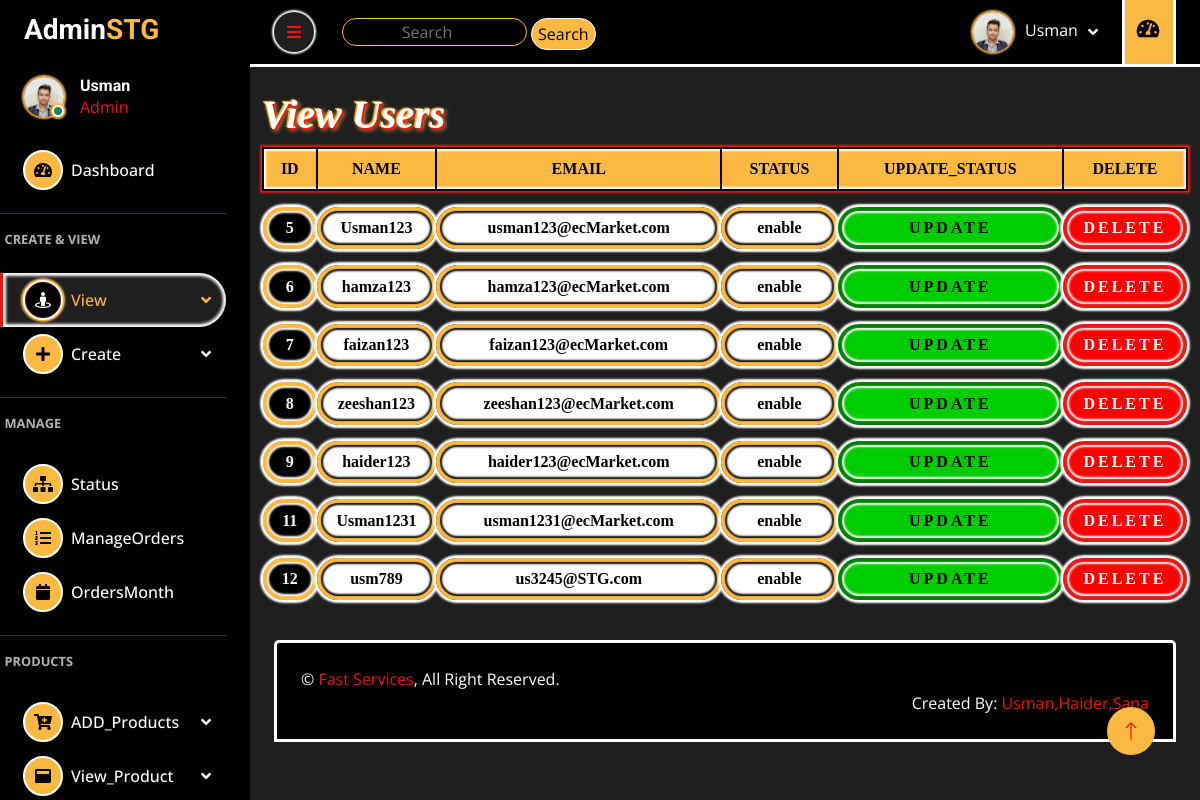
Page /admin/vuser.php (signed in) on the committed database.
### tables this page shows
CREATE TABLE `sign_in_up` (
  `id` int(255) NOT NULL,
  `user_name` varchar(255) NOT NULL,
  `email` varchar(255) NOT NULL,
  `password` varchar(255) NOT NULL,
  `profile` varchar(255) NOT NULL,
  `role` int(255) NOT NULL,
  `status` varchar(255) NOT NULL
);

### admin/vuser.php (the view, shortened to what this page needs)
<?php
include '../connection.php';
$query2='SELECT * FROM `sign_in_up` where `role`=2';
$con2=mysqli_query($connect,$query2);
?>
<!DOCTYPE html>
<html lang="en">
<head>
<?php
echo '
    <link rel="preconnect" href="https://fonts.googleapis.com">
    <link rel="preconnect" href="https://fonts.gstatic.com" crossorigin>
    <link href="https://fonts.googleapis.com/css2?family=Open+Sans:wght@400;600&family=Roboto:wght@500;700&display=swap" rel="stylesheet">
    <link href="https://cdnjs.cloudflare.com/ajax/libs/font-awesome/5.10.0/css/all.min.css" rel="stylesheet">
    <link href="https://cdn.jsdelivr.net/npm/bootstrap-icons@1.4.1/font/bootstrap-icons.css" rel="stylesheet">
    <link href="lib/owlcarousel/assets/owl.carousel.min.css" rel="stylesheet">
    <link href="lib/tempusdominus/css/tempusdominus-bootstrap-4.min.css" rel="stylesheet" />
    <link href="css/bootstrap.min.css" rel="stylesheet">
    <link href="css/style.css" rel="stylesheet">
    '
    ?>
</head>
<body>
    <div class="container-fluid position-relative d-flex p-0">
        <div class="sidebar pe-4 pb-3">
            <nav class="navbar">
                <a href="index.php" class="navbar-brand mx-4 mb-3">
                    <h3 class="h3"><span class="name">Admin</span>STG</h3>
                </a>
                <div class="d-flex align-items-center ms-4 mb-4">
                    <div class="position-relative">
                        <img class="rounded-circle" src="../image/<?php echo $_SESSION['aimage'] ?>" alt="" style="width: 40px; height: 40px;">
                        <div class="bg-success rounded-circle border border-2 border-white position-absolute end-0 bottom-0 p-1"></div>
                    </div>
                    <div class="ms-3">
                        <h6 class="mb-0"><?php echo $_SESSION['aname'] ?></h6>
                        <span>Admin</span>
                    </div>
                </div>
                <div class="navbar-nav w-100">
                    <a href="index.php" class="nav-item nav-link"><i class="fa fa-tachometer-alt me-2"></i>Dashboard</a>
                    <hr>
                   <span style="margin-left:2%;font-weight:bolder;opacity:70%; color:white;font-size:80%">CREATE & VIEW</span>
                   <br>
                    <div class="nav-item dropdown">
                        <a href="#" class="nav-link active dropdown-toggle" data-bs-toggle="dropdown"><i class="fa fa-street-view me-2"></i>View</a>
                    </div>
                    <div class="nav-item dropdown">
                        <a href="#" class="nav-link dropdown-toggle" data-bs-toggle="dropdown"><i class="fa fa-plus me-2"></i>Create</a>
                    </div>
                    <hr>
                    <span style="margin-left:2%;font-weight:bolder;opacity:70%; color:white;font-size:80%">MANAGE</span>
                    <br>
                    <a href="status.php" class="nav-item nav-link"><i class="fa fa-sitemap me-2"></i>Status</a>
                    <a href="manage.php" class="nav-item nav-link"><i class="fa fa-list-ol me-2"></i>ManageOrders</a>
                    <a href="month.php" class="nav-item nav-link"><i class="fa fa-calendar me-2"></i>OrdersMonth</a>
                    <hr>
                    <span style="margin-left:2%;font-weight:bolder;opacity:70%; color:white;font-size:80%">PRODUCTS</span>
                    <br>
                    <div class="nav-item dropdown">
                        <a href="#" class="nav-link dropdown-toggle" data-bs-toggle="dropdown"><i class="fa fa-cart-plus me-2"></i>ADD_Products</a>
                    </div>
                    <div class="nav-item dropdown">
                        <a href="#" class="nav-link dropdown-toggle" data-bs-toggle="dropdown"><i class="fa fa-window-maximize me-2"></i>View_Product</a>
                    </div>
                </div>
            </nav>
        </div>
        <div class="content">
            <nav class="navbar n navbar-expand  sticky-top px-4 py-0">
                <a href="#" class="sidebar-toggler flex-shrink-0">
                    <i class="fa fa-bars"></i>
                </a>
                <form class="d-none d-md-flex ms-4" method="post">
                    <input class="form-contro border-0 m-1 aa1" type="search" name="search" placeholder="Search">
                    <input class="aa" type="submit" value="Search" name="submit">
                </form>
                <div class="navbar-nav align-items-center ms-auto me-4">
                    <div class="nav-item dropdown">
                        <a href="#" class="nav-link dropdown-toggle" data-bs-toggle="dropdown">
                            <img class="rounded-circle me-lg-2" src="../image/<?php echo $_SESSION['aimage'] ?>" alt="" style="width: 40px; height: 40px;">
                            <span class="d-none d-lg-inline-flex s"><?php echo $_SESSION['aname'] ?></span>
                        </a>
                    </div>
                </div>
                <a href="index.php" class="p22"><p class="p2 btn btn-lg btn-lg-square"><i class="fa fa-tachometer-alt"></i></p></a>
            </nav>
            <br>
<div class="container">
<h1 class="h11">View Users</h1>
<div class="text-center">
<table class="table">
<thead>
<tr>
  <th>ID</th>
  <th>NAME</th>
  <th>EMAIL</th>
  <th>STATUS</th>
  <th>UPDATE_STATUS</th>
  <th>DELETE</th>
</tr>
</thead>
<?php
while($row=mysqli_fetch_assoc($con2))
{
echo "
<tbody class='me-3'>
<tr>
  <td class='ti'>".$row['id']."</td>
  <td class='ts'>".$row['user_name']."</td>
  <td class='ts'>".$row['email']."</td>
  <td class='ts'>".$row['status']."</td>
  <td class='tu'><a data-bs-toggle='modal' data-bs-target='#".$row['user_name']."' href='#'>UPDATE</a></td>
  <div class='modal fade' id='".$row['user_name']."' tabindex='-1' aria-labelledby='".$row['user_name']."Label' aria-hidden='true'>
  <div class='modal-dialog modal-dialog-centered modal-dialog-scrollable'>
    <div class='modal-content'>
      <div class='modal-header'>
        <h5 class='modal-title' id='".$row['user_name']."Label'>".$row['user_name']."</h5>
        <button type='button' class='btn-close' data-bs-dismiss='modal' aria-label='Close'></button>
      </div>
      <div class='modal-body'>"
      ?>
      <?php
       echo"
      </div>
      <div class='modal-footer'>
        <button type='button' class='btn btn-secondary' data-bs-dismiss='modal'>Close</button>
        <input type='submit' value='Save changes' name='sub' class='btn btn-primary'>
      </div>
      </form>
    </div>
  </div>
</div>
  <td class='td'><a href='udel.php? id=$row[id]'>DELETE</a></td>
</tr>";
}
?>
</tbody>
</table>
</div>
</div>
            <div class="container-fluid pt-4 px-4">
                <div class="bg-secondary rounded-top p-4">
                    <div class="row">
                        <div class="col-12 col-sm-6 text-center text-sm-start s">
                            &copy; <a href="index.php">Fast Services</a>, All Right Reserved.
                        </div>
                        <div class="col-12 col-sm-6 text-center text-sm-end s">
                            <br>Created By: <a href="#" target="_blank">Usman,Haider,Sana</a>
                        </div>
                    </div>
                </div>
            </div>
            <br>
        </div>
        <a href="#" class="btn btn-lg btn-lg-square back-to-top"><i class="bi bi-arrow-up"></i></a>
    </div>
</body>
</html>

### rows in the picture
sign_in_up: id "5", user_name "Usman123", email "usman123@ecMarket.com", status "enable"
sign_in_up: id "6", user_name "hamza123", email "hamza123@ecMarket.com", status "enable"
sign_in_up: id "7", user_name "faizan123", email "faizan123@ecMarket.com", status "enable"
sign_in_up: id "8", user_name "zeeshan123", email "zeeshan123@ecMarket.com", status "enable"
sign_in_up: id "9", user_name "haider123", email "haider123@ecMarket.com", status "enable"
sign_in_up: id "11", user_name "Usman1231", email "usman1231@ecMarket.com", status "enable"
sign_in_up: id "12", user_name "usm789", email "us3245@STG.com", status "enable"

### other values in the picture
$_SESSION['aname'] "Usman"
